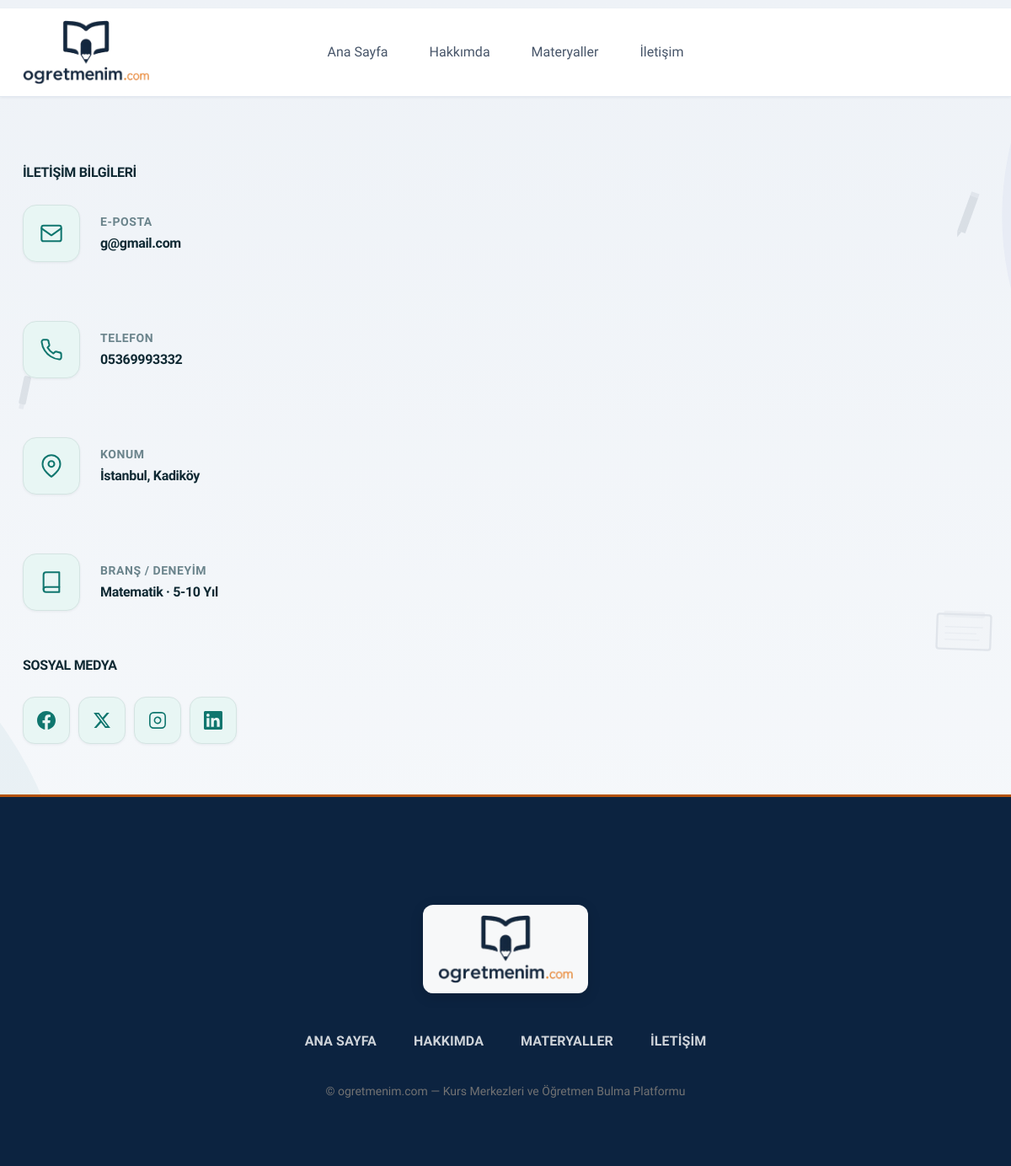
The app's page /usersite/contact/8 (signed in), older data.
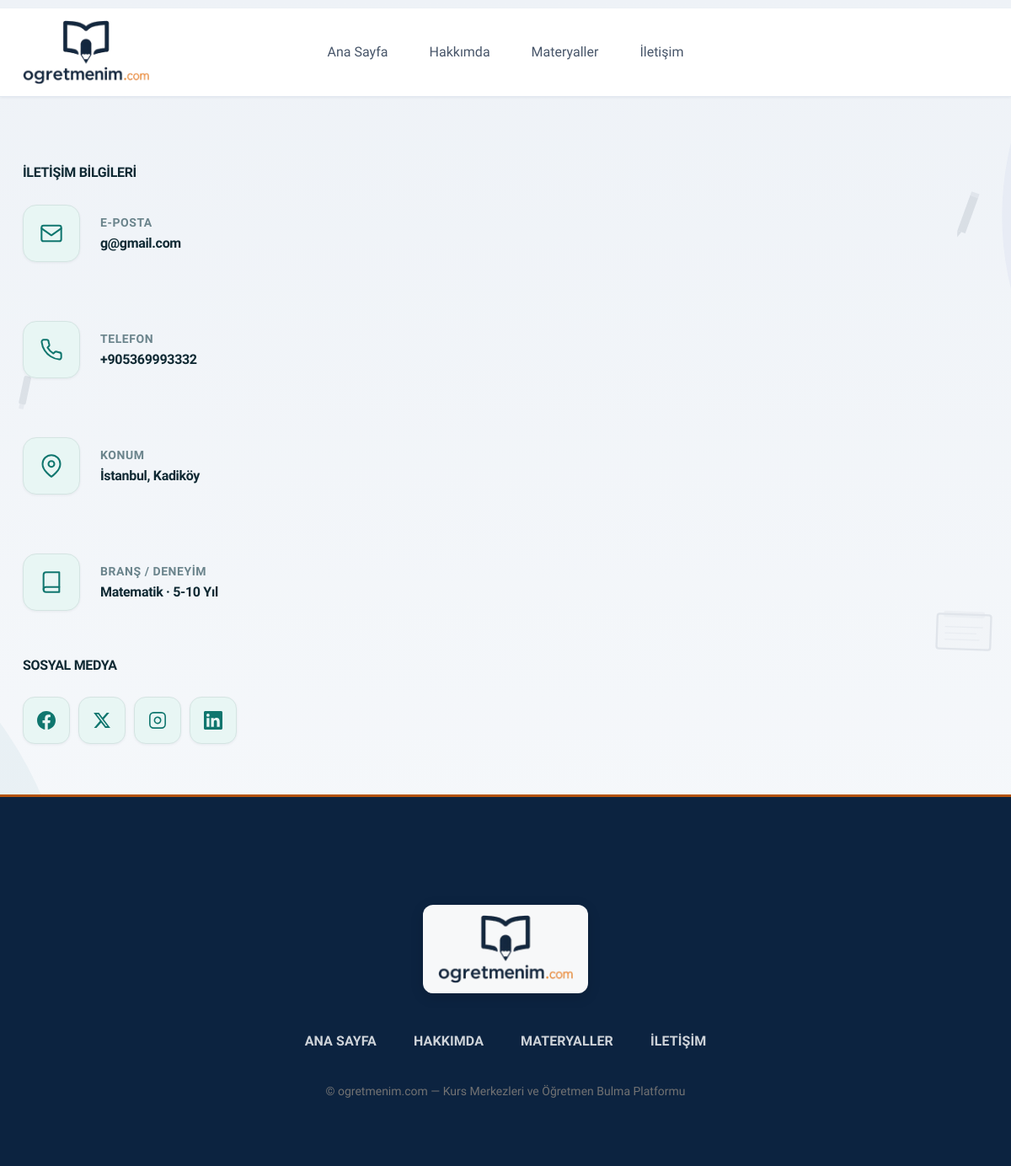
The same page, newer data.
### conntoapp/models.py (models this page shows, shortened)
class CustomUser(AbstractUser):
    fullname = models.CharField(max_length=100, verbose_name="Ad Soyad")
    twitter = models.CharField(max_length=100, null=True, blank=True, verbose_name="Twitter (X)")
    facebook = models.CharField(max_length=100, null=True, blank=True, verbose_name="Facebook")
    linkedin = models.CharField(max_length=100, null=True, blank=True, verbose_name="LinkedIn")
    instagram = models.CharField(max_length=100, null=True, blank=True, verbose_name="Instagram")
    gender = models.CharField(max_length=6, choices=CustomUserChoices.GENDER_CHOICES, verbose_name="Cinsiyet")
    birth_date = models.DateField(verbose_name="Doğum Tarihi")
    phone = models.CharField(max_length=20, null=True, blank=True, verbose_name="Telefon")
    branch = models.CharField(
        max_length=50,
        choices=TeacherChoices.BRANCH_CHOICES,
        default='matematik',
        verbose_name="Branş",
    )
    experience_years = models.CharField(
        max_length=10,
        choices=TeacherChoices.EXPERIENCE_CHOICES,
        default='0-1',
        verbose_name="Deneyim Süresi",
    )
    work_schedule = models.CharField(
        max_length=20,
        choices=TeacherChoices.WORK_SCHEDULE_CHOICES,
        default='her_ikisi',
        verbose_name="Çalışma Şekli",
    )
    city = models.CharField(max_length=30, choices=CustomUserChoices.TURKISH_CITIES, verbose_name="Şehir")
    district = models.CharField(max_length=50, null=True, blank=True, verbose_name="İlçe")
    job = models.CharField(max_length=20, blank=True, default='')
    short_description = models.CharField(max_length=100, null=True, blank=True, verbose_name="Kısa Tanıtım")
    long_description = models.TextField(max_length=500, null=True, blank=True, verbose_name="Biyografi")
    view = models.IntegerField(default=0)
    last_seen = models.DateTimeField(null=True, blank=True, verbose_name="Son Aktiflik")
    image = models.ImageField(upload_to="images/", default="images/default.jpg", null=False, blank=False, verbose_name="Profil Fotoğrafı")
    class Meta:
        verbose_name = "Öğretmen"
        verbose_name_plural = "Öğretmenler"
    def get_district_display(self):
        from .district_data import get_district_label
        if not self.district:
            return ""
        return get_district_label(self.city, self.district)

### usersiteapp/views.py (the view)
# urls.py: path('contact/<int:pk>', views.contact, name="contact"),
def contact(request, pk):
    redirect_response = _require_usersite_access(request, pk)
    if redirect_response:
        return redirect_response
    user = getUser(pk)
    return render(request, "contact.html", {'user':user})

### conntoapp/context_processors.py (called while the page is built)
def site_processor(request):
    return {
        'SITE_NAME': settings.SITE_NAME,
        'SITE_TAGLINE': settings.SITE_TAGLINE,
        'header_branches': TeacherChoices.BRANCH_CHOICES,
        'header_cities': CustomUserChoices.TURKISH_CITIES,
    }

def course_center_processor(request):
    if 'course_center_id' in request.session:
        try:
            course_center = CourseCenter.objects.get(id=request.session['course_center_id'])
            return {
                'current_course_center': course_center,
                'is_course_center_view': True,
            }
        except CourseCenter.DoesNotExist:
            del request.session['course_center_id']
            del request.session['is_course_center']
    return {
        'current_course_center': None,
        'is_course_center_view': False,
    }

### conntoapp/course_center_auth.py (called while the page is built, shortened)
def redirect_if_cannot_view_usersite(request, pk):
    if request.session.get('course_center_id'):
        return None

### conntoapp/user_presence.py (called while the page is built)
def should_update_presence(last_seen):
    if not last_seen:
        return True
    return timezone.now() - last_seen >= PRESENCE_UPDATE_INTERVAL

### usersiteapp/views.py (called while the page is built)
def _require_usersite_access(request, pk):
    return redirect_if_cannot_view_usersite(request, pk)

### usersiteapp/templates/contact.html (shortened to what the changed rows need)
{% extends 'conntoapp/userbase/userbase.html' %}
{% load static %}
{% block content %}
  <section class="contact-area">
    <div class="container">
      <div class="gx-row d-flex justify-content-between gap-24">
        <div class="contact-infos">
          <ul class="contact-details">
            <li class="d-flex align-items-center" data-aos="zoom-in">
              <div class="right">
                <span>E-posta</span>
                <h4>{{ user.email }}</h4>
              </div>
            </li>
            <li class="d-flex align-items-center" data-aos="zoom-in">
              <div class="right">
                <span>Telefon</span>
                <h4>{{ user.phone|default:"Belirtilmemiş" }}</h4>
              </div>
            </li>
            <li class="d-flex align-items-center" data-aos="zoom-in">
              <div class="right">
                <span>Konum</span>
                <h4>{{ user.get_city_display }}{% if user.district %}, {{ user.get_district_display }}{% endif %}</h4>
              </div>
            </li>
            <li class="d-flex align-items-center" data-aos="zoom-in">
              <div class="right">
                <span>Branş / Deneyim</span>
                <h4>{{ user.get_branch_display }} · {{ user.get_experience_years_display }}</h4>
              </div>
            </li>
          </ul>
        </div>
      </div>
    </div>
  </section>
{% endblock %}

Row changes from the older to the newer data that the page shows:
changed CustomUser "g@gmail.com": phone "05369993332" → "+905369993332"
